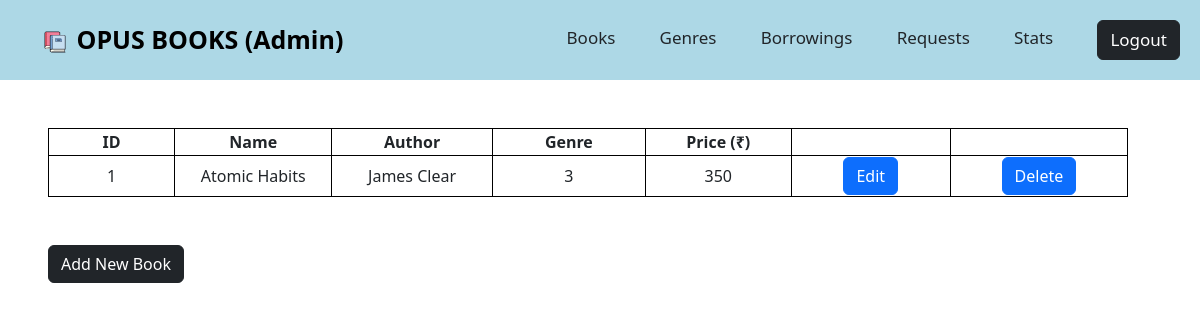
Screenshot of /admin/books/ (signed in) with the database file from the repository.
### models.py (models this page shows)
class Books(db.Model):
    id = db.Column(db.Integer(), primary_key = True)
    name = db.Column(db.String(), nullable = False)
    author = db.Column(db.String(), nullable = False)
    genre = db.Column(db.Integer(), db.ForeignKey('genres.id'), nullable = False)
    file = db.Column(db.String(), nullable = False)
    cover_pic = db.Column(db.String(), nullable = False)
    description = db.Column(db.String(), nullable = True, default = "There's no description for this book")
    price = db.Column(db.Integer(), nullable = False)
    reviews = db.relationship('Reviews')
    current_borrowings = db.relationship('Borrowings')
    purchases = db.relationship('Purchases')

### admin_routes.py (the view)
@admin.route("/admin/books/", methods = ['GET', 'POST'])
def manage_books():
    if current_user.is_authenticated:
        if current_user.role == 'user':
            flash("You must be an admin to access this page")
            return redirect(url_for('user.home'))
    else:
        return redirect(url_for('admin.login'))
    books = Books.query.all()
    return render_template("admin/manage-books.html", books = books)

### app.py (called while the page is built)
@login_manager.user_loader
def load_user(user_id):
    return Users.query.get(int(user_id))

### templates/admin/manage-books.html (shortened to what this page needs)
{% extends "admin-base-layout.html" %}
{% block content %}
<table class="m-5">
    <tr>
        <th>ID</th>
        <th>Name</th>
        <th>Author</th>
        <th>Genre</th>
        <th>Price (₹)</th>
        <th></th>
        <th></th>
    </tr>
    {% for book in books %}
    <tr>
        <td>{{ loop.index }}</td>
        <td>{{ book.name }}</td>
        <td>{{ book.author }}</td>
        <td>{{ book.genre }}</td>
        <td>{{book.price}}</td>
        <td><a href="/admin/books/edit/{{book.id}}" class="btn btn-primary">Edit</a></td>
        <td><a href="/admin/books/delete/{{book.id}}" class="btn btn-primary">Delete</a></td>
    </tr>
    {% endfor %}
</table>
<a href="{{ url_for('admin.add_book') }}" class=" mx-5 btn btn-dark">Add New Book</a>
{% endblock content %}

### templates/admin/manage-books.html (style rules this page uses)
table, th, td { border: 0.5px solid black; width: 90vw; text-align: center; }

### rows the page displays
Books: name "Atomic Habits", author "James Clear", genre "3", price "350"
